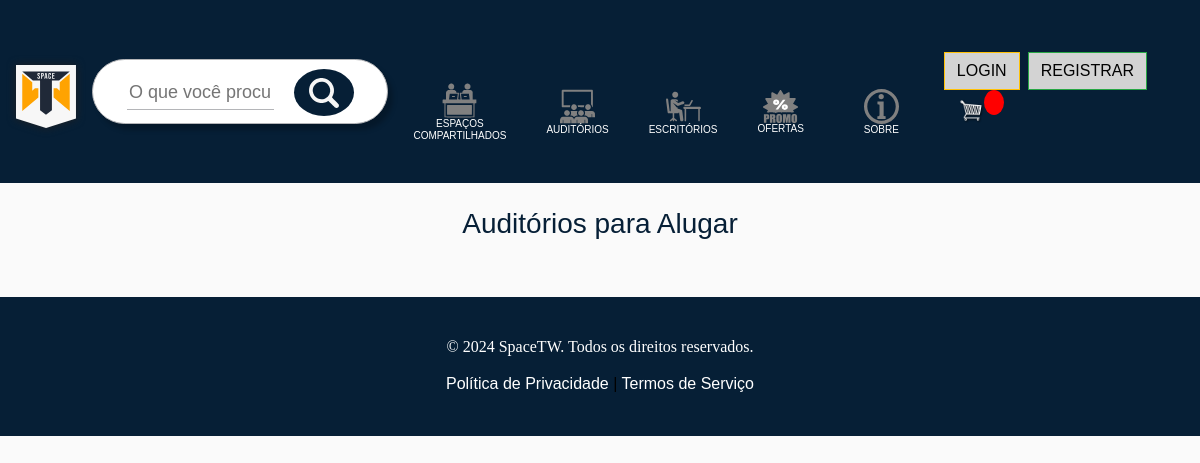
The app's page /auditorium-spaces/, older data.
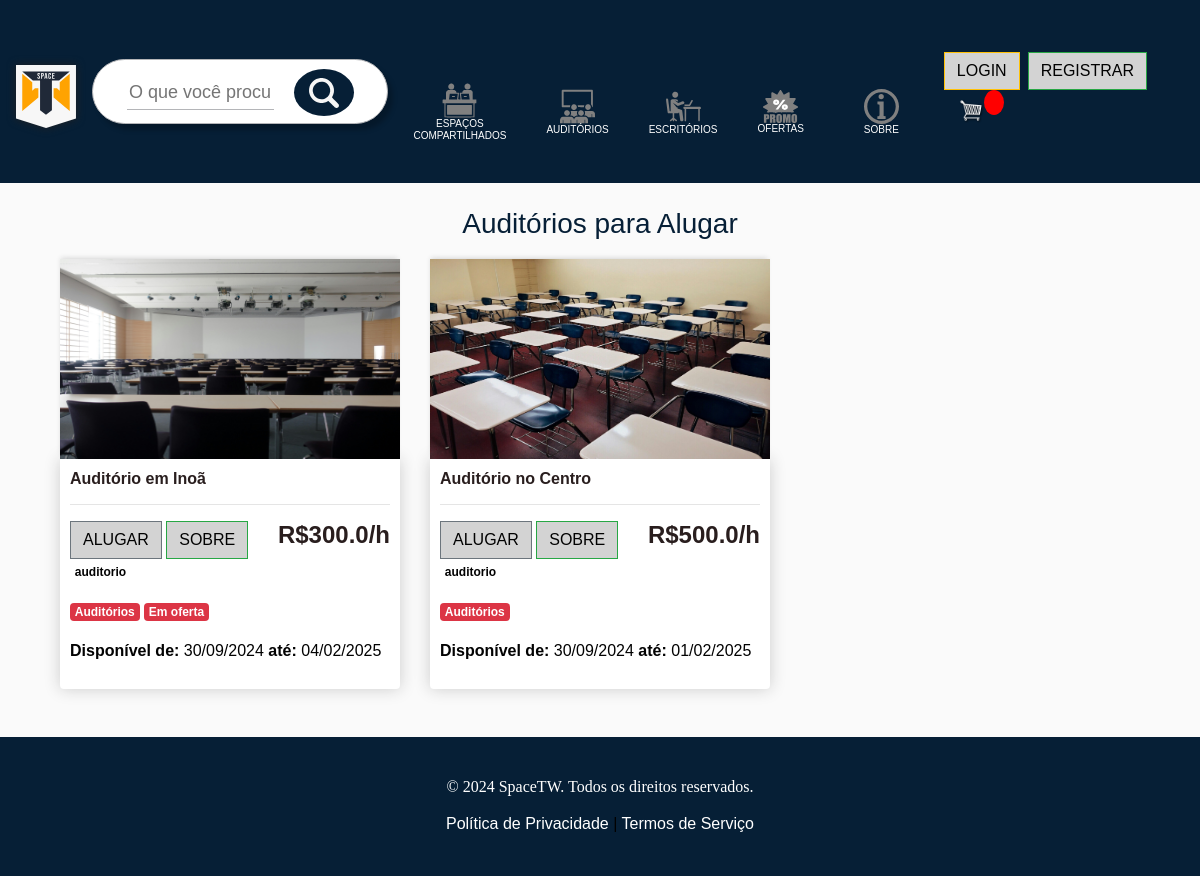
The same page, newer data.
### store/models.py (models this page shows, shortened)
class Product(models.Model):
    name = models.CharField(max_length=200)
    price = models.FloatField()
    digital = models.BooleanField(default=False, null=True, blank=True)
    image = models.ImageField(null=True, blank=True)
    link = models.CharField(max_length=200, null=True)
    on_sale = models.BooleanField(default=False)
    is_rented = models.BooleanField(default=False)
    SPACE_TYPES = [
        ('compartilhado', 'Espaço Compartilhado'),
        ('escritorio', 'Escritório'),
        ('auditorio', 'Auditório'),
    ]
    space_type = models.CharField(max_length=20, choices=SPACE_TYPES, default='escritorio')
    features = models.CharField(max_length=255, default='Nenhuma', blank=True)
    available_from = models.DateField(null=True, blank=True)
    available_to = models.DateField(null=True, blank=True)
    @property
    def imageURL(self):
        try:
            url = self.image.url
        except:
            url = ''
        return url

### store/views.py (the view)
# urls.py: path("auditorium-spaces/", views.auditorium_spaces, name="auditorium_spaces"),
def auditorium_spaces(request):
    auditorium_products = Product.objects.filter(
        space_type="auditorio",
        is_rented=False,
        available_from__lte=today,
        available_to__gte=today,
    )
    return render(
        request,
        "store/auditorium_spaces.html",
        {"auditorium_products": auditorium_products},
    )

### store/templates/store/auditorium_spaces.html
{% extends 'store/main.html' %}
{% load static %}
{% block content %}
<div class="container">
    <h1 class="text-center" style="font-family: Arial, sans-serif;">Auditórios para Alugar</h1>
    <div class="row">
        {% for product in auditorium_products %}
        {% if product.available_from and product.available_to %}
        <div class="col-lg-4">
            <img class="thumbnail" src="{{ product.imageURL }}">
            <div class="box-element product">
                <h6><strong>{{ product.name }}</strong></h6>
                <hr>
                <button data-product="{{ product.id }}" data-action="add" class="btn btn-outline-secondary add-btn update-cart">Alugar</button>
                <a class="btn btn-outline-success" href="{{ product.link }}">Sobre</a>
                <h4 style="display: inline-block; float: right;"><strong>R${{ product.price }}/h</strong></h4>
                <p><span class="badge">{{ product.space_type }}</span></p>
                <p><span class="badge badge-danger">Auditórios</span>
                    {% if product.on_sale %}
                    <span class="badge badge-danger">Em oferta</span></p>
                    {% endif %}
                <p><strong>Disponível de:</strong> {{ product.available_from|date:"d/m/Y" }} <strong>até:</strong> {{ product.available_to|date:"d/m/Y" }}</p>
            </div>
        </div>
        {% endif %}
        {% endfor %}
    </div>
</div>
{% endblock content %}

Row changes from the older to the newer data that the page shows:
now on this page (row edited): Product: imageURL (picture), name "Auditório em Inoã", price "300.0", space_type "auditorio", on_sale "Em oferta", available_from "30/09/2024", available_to "04/02/2025"
now on this page (row edited): Product: imageURL (picture), name "Auditório no Centro", price "500.0", space_type "auditorio", available_from "30/09/2024", available_to "01/02/2025"
